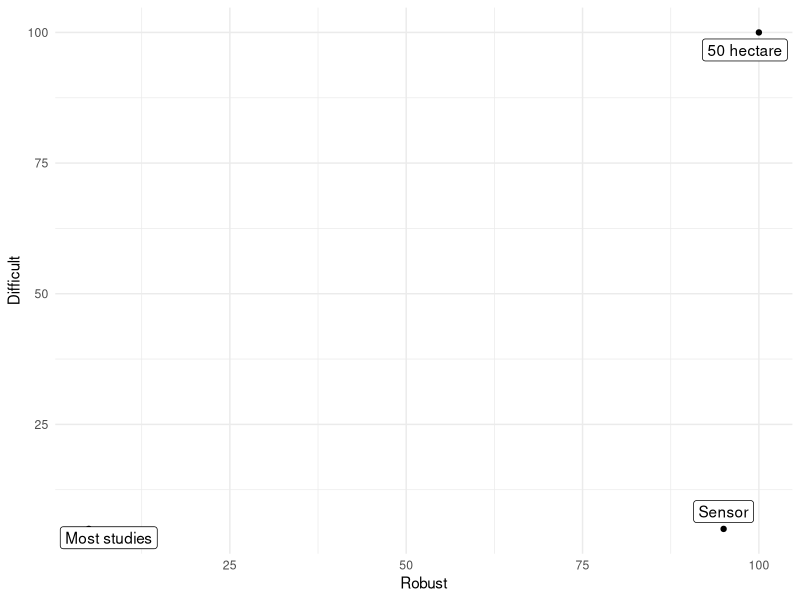

Generate this figure with R:
library(ggplot2)

# There are two Axis:
#   X axis: <- Robustness (brittle - robust)
#   Y axis: <- Difficulty (easy - hard)

library(tibble)

data <- tibble(Robust = c(5,95,100),
                  Difficult = c(5,5,100),
                  label = c("Most studies",
                            "Sensor",
                            "50 hectare"))

data

library(ggrepel)

robust_diff_plot <-
ggplot(data,
       aes(x = Robust,
           y = Difficult,
           label = label)) +
  geom_point() +
  geom_label_repel(
    segment.size = 0.2,
    direction = "y",
    segment.color = "grey50") +
  theme_minimal()

ggsave(filename = "../ddd/figures/fig-robust-diff.png",
       plot = robust_diff_plot,
       device = "png")
